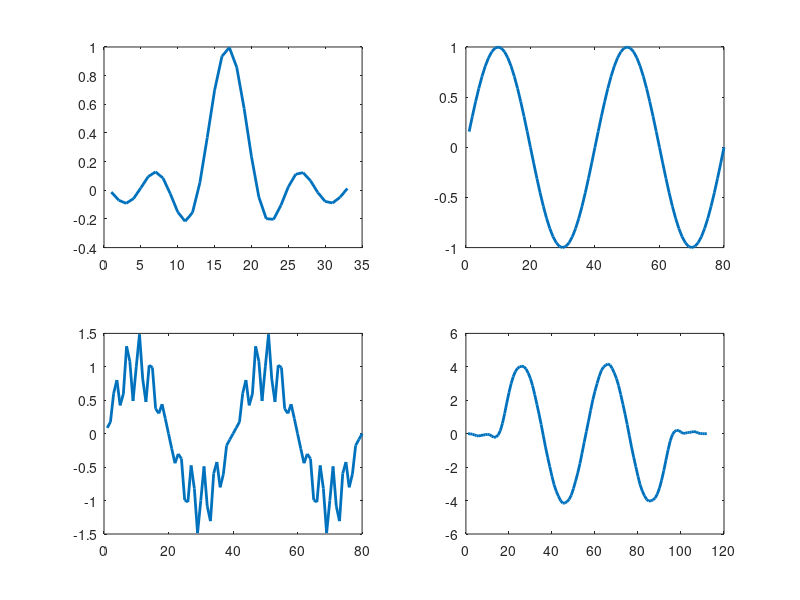

This figure's MATLAB source:
n=-7.9:.5:8.1;
y=sin(4*pi*n/8)./(4*pi*n/8);
subplot(221);
plot(y,'linewidth',2)

t=0.1:.1:8;
x=sin(2*pi*t/4);
subplot(222);
plot(x,'linewidth',2)

t=0.1:.1:8;
x_n=sin(2*pi*t/4)+0.5*randn*sin(2*pi*10*t/4)+0.2*randn*sin(2*pi*12*t/4);
subplot(223);
plot(x_n,'linewidth',2)

xy=conv(x_n,y);
subplot(224);
plot(xy,'linewidth',2)
